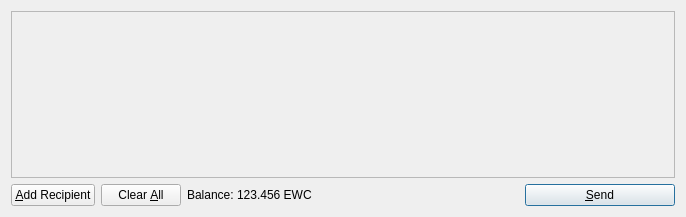
<?xml version="1.0" encoding="UTF-8"?>
<ui version="4.0">
 <class>SendCoinsDialog</class>
 <widget class="QDialog" name="SendCoinsDialog">
  <property name="geometry">
   <rect>
    <x>0</x>
    <y>0</y>
    <width>686</width>
    <height>217</height>
   </rect>
  </property>
  <property name="windowTitle">
   <string>Send Coins</string>
  </property>
  <layout class="QVBoxLayout" name="verticalLayout">
   <item>
    <widget class="QScrollArea" name="scrollArea">
     <property name="widgetResizable">
      <bool>true</bool>
     </property>
     <widget class="QWidget" name="scrollAreaWidgetContents">
      <property name="geometry">
       <rect>
        <x>0</x>
        <y>0</y>
        <width>666</width>
        <height>165</height>
       </rect>
      </property>
      <layout class="QVBoxLayout" name="verticalLayout_2">
       <property name="margin">
        <number>0</number>
       </property>
       <item>
        <layout class="QVBoxLayout" name="entries">
         <property name="spacing">
          <number>6</number>
         </property>
        </layout>
       </item>
       <item>
        <spacer name="verticalSpacer">
         <property name="orientation">
          <enum>Qt::Vertical</enum>
         </property>
         <property name="sizeHint" stdset="0">
          <size>
           <width>20</width>
           <height>40</height>
          </size>
         </property>
        </spacer>
       </item>
      </layout>
     </widget>
    </widget>
   </item>
   <item>
    <layout class="QHBoxLayout" name="horizontalLayout">
     <item>
      <widget class="QPushButton" name="addButton">
       <property name="toolTip">
        <string>Send to multiple recipients at once</string>
       </property>
       <property name="text">
        <string>&amp;Add Recipient</string>
       </property>
       <property name="icon">
        <iconset resource="../bitcoin.qrc">
         <normaloff>:/icons/add</normaloff>:/icons/add</iconset>
       </property>
       <property name="autoDefault">
        <bool>false</bool>
       </property>
      </widget>
     </item>
     <item>
      <widget class="QPushButton" name="clearButton">
       <property name="sizePolicy">
        <sizepolicy hsizetype="Minimum" vsizetype="Fixed">
         <horstretch>0</horstretch>
         <verstretch>0</verstretch>
        </sizepolicy>
       </property>
       <property name="toolTip">
        <string>Remove all transaction fields</string>
       </property>
       <property name="text">
        <string>Clear &amp;All</string>
       </property>
       <property name="icon">
        <iconset resource="../bitcoin.qrc">
         <normaloff>:/icons/remove</normaloff>:/icons/remove</iconset>
       </property>
       <property name="autoRepeatDelay">
        <number>300</number>
       </property>
       <property name="autoDefault">
        <bool>false</bool>
       </property>
      </widget>
     </item>
     <item>
      <layout class="QHBoxLayout" name="horizontalLayout_2">
       <property name="spacing">
        <number>3</number>
       </property>
       <item>
        <widget class="QLabel" name="label">
         <property name="text">
          <string>Balance:</string>
         </property>
        </widget>
       </item>
       <item>
        <widget class="QLabel" name="labelBalance">
         <property name="cursor">
          <cursorShape>IBeamCursor</cursorShape>
         </property>
         <property name="text">
          <string>123.456 EWC</string>
         </property>
         <property name="textInteractionFlags">
          <set>Qt::LinksAccessibleByMouse|Qt::TextSelectableByKeyboard|Qt::TextSelectableByMouse</set>
         </property>
        </widget>
       </item>
      </layout>
     </item>
     <item>
      <spacer name="horizontalSpacer">
       <property name="orientation">
        <enum>Qt::Horizontal</enum>
       </property>
       <property name="sizeHint" stdset="0">
        <size>
         <width>40</width>
         <height>20</height>
        </size>
       </property>
      </spacer>
     </item>
     <item>
      <widget class="QPushButton" name="sendButton">
       <property name="minimumSize">
        <size>
         <width>150</width>
         <height>0</height>
        </size>
       </property>
       <property name="toolTip">
        <string>Confirm the send action</string>
       </property>
       <property name="text">
        <string>&amp;Send</string>
       </property>
       <property name="icon">
        <iconset resource="../bitcoin.qrc">
         <normaloff>:/icons/send</normaloff>:/icons/send</iconset>
       </property>
       <property name="default">
        <bool>true</bool>
       </property>
      </widget>
     </item>
    </layout>
   </item>
  </layout>
 </widget>
 <resources>
  <include location="../bitcoin.qrc"/>
 </resources>
 <connections/>
</ui>
